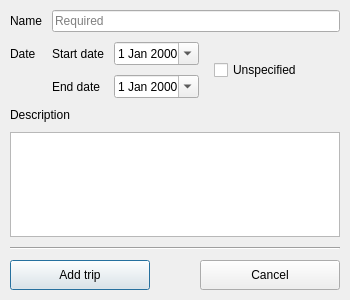
<?xml version="1.0" encoding="UTF-8"?>
<ui version="4.0">
 <class>TripDialog</class>
 <widget class="QDialog" name="TripDialog">
  <property name="geometry">
   <rect>
    <x>0</x>
    <y>0</y>
    <width>350</width>
    <height>300</height>
   </rect>
  </property>
  <property name="windowTitle">
   <string>New trip</string>
  </property>
  <layout class="QVBoxLayout" name="verticalLayout">
   <property name="spacing">
    <number>10</number>
   </property>
   <property name="leftMargin">
    <number>10</number>
   </property>
   <property name="topMargin">
    <number>10</number>
   </property>
   <property name="rightMargin">
    <number>10</number>
   </property>
   <property name="bottomMargin">
    <number>10</number>
   </property>
   <item>
    <layout class="QFormLayout" name="formLayout">
     <property name="horizontalSpacing">
      <number>10</number>
     </property>
     <property name="verticalSpacing">
      <number>10</number>
     </property>
     <item row="0" column="0">
      <widget class="QLabel" name="nameLabel">
       <property name="text">
        <string>Name</string>
       </property>
      </widget>
     </item>
     <item row="0" column="1">
      <widget class="QLineEdit" name="nameTextbox">
       <property name="sizePolicy">
        <sizepolicy hsizetype="MinimumExpanding" vsizetype="Fixed">
         <horstretch>0</horstretch>
         <verstretch>0</verstretch>
        </sizepolicy>
       </property>
       <property name="minimumSize">
        <size>
         <width>150</width>
         <height>0</height>
        </size>
       </property>
       <property name="placeholderText">
        <string>Required</string>
       </property>
      </widget>
     </item>
     <item row="1" column="0">
      <widget class="QLabel" name="datesLabel">
       <property name="text">
        <string>Date</string>
       </property>
      </widget>
     </item>
     <item row="1" column="1">
      <layout class="QHBoxLayout" name="datesLayout">
       <property name="spacing">
        <number>10</number>
       </property>
       <item>
        <layout class="QFormLayout" name="datesForm">
         <item row="0" column="0">
          <widget class="QLabel" name="startDateLabel">
           <property name="text">
            <string>Start date</string>
           </property>
          </widget>
         </item>
         <item row="1" column="0">
          <widget class="QLabel" name="endDateLabel">
           <property name="text">
            <string>End date</string>
           </property>
          </widget>
         </item>
         <item row="0" column="1">
          <widget class="QDateEdit" name="startDateWidget">
           <property name="minimumSize">
            <size>
             <width>85</width>
             <height>0</height>
            </size>
           </property>
           <property name="maximumSize">
            <size>
             <width>85</width>
             <height>16777215</height>
            </size>
           </property>
           <property name="calendarPopup">
            <bool>true</bool>
           </property>
           <property name="timeSpec">
            <enum>Qt::LocalTime</enum>
           </property>
          </widget>
         </item>
         <item row="1" column="1">
          <widget class="QDateEdit" name="endDateWidget">
           <property name="minimumSize">
            <size>
             <width>85</width>
             <height>0</height>
            </size>
           </property>
           <property name="maximumSize">
            <size>
             <width>85</width>
             <height>16777215</height>
            </size>
           </property>
           <property name="calendarPopup">
            <bool>true</bool>
           </property>
           <property name="timeSpec">
            <enum>Qt::LocalTime</enum>
           </property>
          </widget>
         </item>
        </layout>
       </item>
       <item>
        <spacer name="datesSpacer1">
         <property name="orientation">
          <enum>Qt::Horizontal</enum>
         </property>
         <property name="sizeType">
          <enum>QSizePolicy::Fixed</enum>
         </property>
         <property name="sizeHint" stdset="0">
          <size>
           <width>5</width>
           <height>20</height>
          </size>
         </property>
        </spacer>
       </item>
       <item>
        <widget class="QCheckBox" name="datesUnspecifiedCheckbox">
         <property name="text">
          <string>Unspecified</string>
         </property>
        </widget>
       </item>
       <item>
        <spacer name="datesSpacer2">
         <property name="orientation">
          <enum>Qt::Horizontal</enum>
         </property>
         <property name="sizeHint" stdset="0">
          <size>
           <width>40</width>
           <height>20</height>
          </size>
         </property>
        </spacer>
       </item>
      </layout>
     </item>
    </layout>
   </item>
   <item>
    <widget class="QLabel" name="descriptionLabel">
     <property name="text">
      <string>Description</string>
     </property>
    </widget>
   </item>
   <item>
    <widget class="QPlainTextEdit" name="descriptionEditor">
     <property name="sizePolicy">
      <sizepolicy hsizetype="MinimumExpanding" vsizetype="MinimumExpanding">
       <horstretch>0</horstretch>
       <verstretch>0</verstretch>
      </sizepolicy>
     </property>
     <property name="minimumSize">
      <size>
       <width>200</width>
       <height>50</height>
      </size>
     </property>
    </widget>
   </item>
   <item>
    <widget class="Line" name="bottomLine">
     <property name="orientation">
      <enum>Qt::Horizontal</enum>
     </property>
    </widget>
   </item>
   <item>
    <layout class="QHBoxLayout" name="bottomButtonLayout">
     <property name="spacing">
      <number>50</number>
     </property>
     <item>
      <widget class="QPushButton" name="okButton">
       <property name="sizePolicy">
        <sizepolicy hsizetype="MinimumExpanding" vsizetype="Fixed">
         <horstretch>0</horstretch>
         <verstretch>0</verstretch>
        </sizepolicy>
       </property>
       <property name="minimumSize">
        <size>
         <width>100</width>
         <height>30</height>
        </size>
       </property>
       <property name="text">
        <string>Add trip</string>
       </property>
      </widget>
     </item>
     <item>
      <widget class="QPushButton" name="cancelButton">
       <property name="sizePolicy">
        <sizepolicy hsizetype="MinimumExpanding" vsizetype="Fixed">
         <horstretch>0</horstretch>
         <verstretch>0</verstretch>
        </sizepolicy>
       </property>
       <property name="minimumSize">
        <size>
         <width>100</width>
         <height>30</height>
        </size>
       </property>
       <property name="text">
        <string>Cancel</string>
       </property>
      </widget>
     </item>
    </layout>
   </item>
  </layout>
 </widget>
 <resources/>
 <connections/>
</ui>
